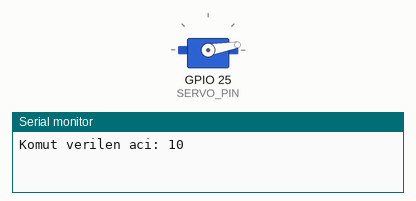
Bench run of a sketch on a simulated ESP32. Shown: servo, the last lines printed to the serial monitor.

Above: at 1.05 s.
At 7.05 s:
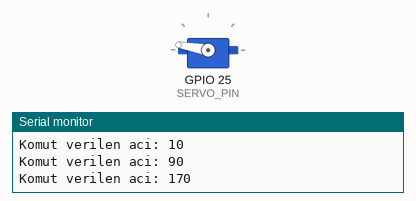
At 13.0 s:
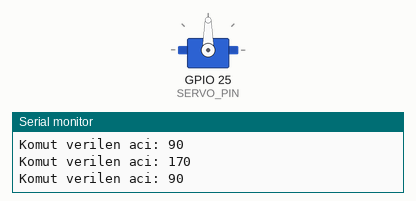
Timing chart, 0 to 16.6 s (numbered marks = the images above):
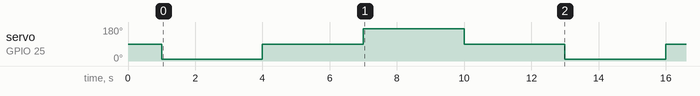

The sketch:

Foy6_Servo_Test.ino
```cpp
// FOY 6 - Kod 6.1: Servo testi
#include <ESP32Servo.h>

const int SERVO_PIN = 25;
const int EN_KUCUK_ACI = 10;     // mekanik sinira dayanmamak icin
const int EN_BUYUK_ACI = 170;

Servo servo;

void setup() {
  Serial.begin(115200);
  servo.setPeriodHertz(50);              // her 20 ms'de bir darbe
  servo.attach(SERVO_PIN, 500, 2400);    // darbe genisligi: 500-2400 us
  servo.write(90);
  delay(1000);
}

void loop() {
  int acilar[] = {EN_KUCUK_ACI, 90, EN_BUYUK_ACI, 90};

  for (int i = 0; i < 4; i++) {
    Serial.print("Komut verilen aci: ");
    Serial.println(acilar[i]);
    servo.write(acilar[i]);
    delay(3000);                         // olcmek icin zaman
  }
}
```

Measured:
- by itself, servo on GPIO 25 (SERVO_PIN): repeats every 12.0 s: 90° 3.0 s, 170° 3.0 s, 90° 3.0 s, 10° 3.0 s
